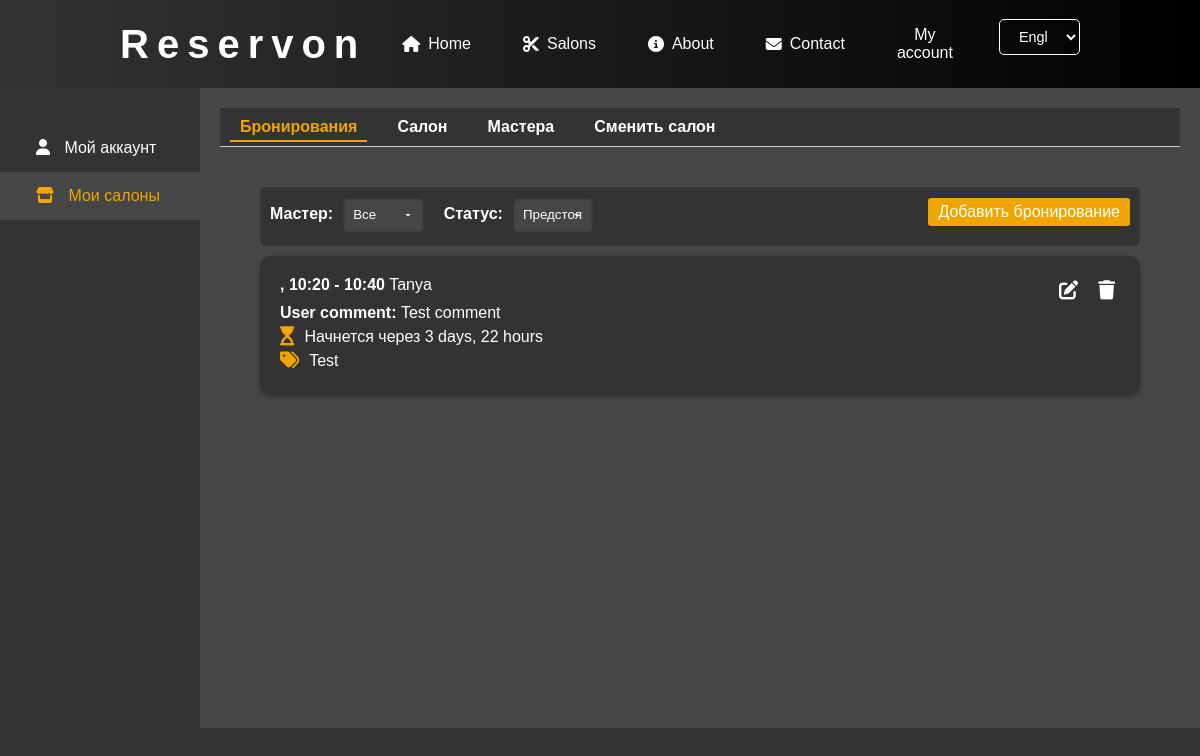
Screenshot of /user-account/bookings/ (signed in) with the database file from the repository.
### salons/models.py (models this page shows, shortened)
class Appointment(models.Model):
    salon = models.ForeignKey(Salon, on_delete=models.CASCADE)
    user = models.ForeignKey(User, on_delete=models.CASCADE, null=True, blank=True)
    start_datetime = models.DateTimeField()
    end_datetime = models.DateTimeField(null=True, blank=True)
    created_at = models.DateTimeField(auto_now_add=True)
    user_comment = models.TextField('Комментарий клиента', null=True, blank=True)
    barbers = models.ManyToManyField(
        Barber,
        through='AppointmentBarberService',
        related_name='appointments'
    )

class AppointmentBarberService(models.Model):
    appointment = models.ForeignKey(Appointment, on_delete=models.CASCADE, related_name='barber_services')
    barber = models.ForeignKey(Barber, on_delete=models.SET_NULL, null=True, blank=True, related_name='appointmentbarberservice')
    services = models.ManyToManyField(Service)
    start_datetime = models.DateTimeField()
    end_datetime = models.DateTimeField()

class Barber(models.Model):
    salon = models.ForeignKey(Salon, on_delete=models.CASCADE, related_name='barbers')
    user = models.OneToOneField(User, on_delete=models.SET_NULL, null=True, blank=True)
    name = models.CharField(max_length=100)
    avatar = models.ImageField(upload_to='salons/barbers', blank=True, null=True)
    description = models.TextField(blank=True, null=True)
    categories = models.ManyToManyField(ServiceCategory, related_name='barbers')  # Add this line
    def __str__(self):
        return self.name

class Service(models.Model):
    STATUS_CHOICES = [
        ('active', 'Active'),
        ('suspend', 'Suspend'),
    ]
    name = models.CharField(max_length=100)
    image = models.ImageField(upload_to='salons/services', blank=True, null=True)
    price = models.DecimalField(max_digits=8, decimal_places=2)
    duration = models.DurationField()
    salon = models.ForeignKey(Salon, on_delete=models.CASCADE, related_name='services')
    category = models.ForeignKey(ServiceCategory, on_delete=models.SET_NULL, null=True, blank=True, related_name='services')
    status = models.CharField(
        max_length=10,
        choices=STATUS_CHOICES,
        default='active',
        verbose_name="Status"
    )
    def __str__(self):
        return self.name

class ServiceCategory(models.Model):
    name = models.CharField(max_length=100, unique=True)  # Название категории
    default_duration = models.IntegerField('Default duration (minutes)', default=15)

### user_account/views.py (the view)
# urls.py: path('bookings/', views.manage_bookings, name='manage_bookings'),
@login_required
def manage_bookings(request):
    user = request.user
    salons = user.administered_salons.all()
    if not salons.exists():
        return render(request, 'user_account/no_salons.html')
    salon_id = request.GET.get('salon_id')
    if salon_id:
        selected_salon = get_object_or_404(Salon, id=salon_id, admins=user)
    else:
        selected_salon = salons.first()
    appointments = Appointment.objects.filter(salon=selected_salon)
    barber_id = request.GET.get('barber')
    status = request.GET.get('status', 'upcoming')  # По умолчанию 'upcoming'
    if barber_id:
        appointments = appointments.filter(barber_services__barber_id=barber_id)
    if status == 'past':
        appointments = appointments.filter(end_datetime__lt=timezone.now())
    elif status == 'upcoming':
        appointments = appointments.filter(start_datetime__gte=timezone.now())
    appointments = appointments.distinct()
    appointments = appointments.order_by('start_datetime')
    paginator = Paginator(appointments, 10)
    page_number = request.GET.get('page')
    page_obj = paginator.get_page(page_number)
    barbers = Barber.objects.filter(salon=selected_salon)
    booking_form = AdminBookingForm(salon=selected_salon)
    context = {
        'appointments': page_obj,
        'barbers': barbers,
        'selected_salon': selected_salon,
        'salons': salons,
        'active_menu': 'bookings',
        'active_sidebar': 'salons',
        'now': timezone.now(),
        'booking_form': booking_form,
    }
    return render(request, 'user_account/manage_bookings.html', context)

### salons/models.py (called while the page is built)
    def __str__(self):
        return self.name

### user_account/templatetags/custom_filters.py (called while the page is built)
@register.filter
def format_date_localized(value):
    if value is None:
        return ''
    tz = timezone.get_current_timezone()
    value = timezone.localtime(value, tz)
    current_language = get_language() or 'en'
    locale_code = LANGUAGE_LOCALE_MAP.get(current_language, 'en')
    return format_datetime(value, "d MMMM", locale=locale_code)

### user_account/templates/user_account/manage_bookings.html (shortened to what this page needs)
{% extends "user_account/account_base.html" %}
{% load custom_filters %}
{% load static %}
{% block page_content %}
<div class="bookings-container">
    <form method="get" class="filter-form">
        <div class="filter-fields">
            <label for="barber">Мастер:</label>
            <select name="barber" id="barber"  onchange="this.form.submit()">
                <option value="">Все</option>
            </select>
            <label for="status">Статус:</label>
            <select name="status" id="status"  onchange="this.form.submit()">
                <option value="upcoming" {% if request.GET.status == 'upcoming' or request.GET.status == None %}selected{% endif %}>Предстоящие</option>
            </select>
        </div>
          <button type="button" class="btn btn-primary" data-toggle="modal" data-target="#addBookingModal">
            Добавить бронирование
          </button>
        </form>
                        {% include "user_account/add_booking.html" with form=booking_form selected_salon=selected_salon %}
    {% for appointment in appointments %}
        {% if appointment.id %}
    <div class="booking-card"  onclick="window.location.href=`{% url 'user_account:edit_booking' appointment.id %}`">
        <div class="booking-info">
           <span class="booking-time">{{ appointment.start_datetime|format_date_localized }}, {{ appointment.start_datetime|time:"H:i" }} - {{ appointment.end_datetime|time:"H:i" }}</span>
           {% for barber_service in appointment.barber_services.all %}
                   {{ barber_service.barber.name }}{% if not forloop.last %}, {% endif %}
               {% endfor %}
           <p><strong>User comment:</strong> &nbsp;{{ appointment.user_comment }}</p>
            {% with time_diff=appointment.start_datetime|timeuntil:now %}
            {% if appointment.start_datetime > now %}
                <p>
                    <i class="fas fa-hourglass-start"></i>
                    <span class="booking-countdown">Начнется через {{ time_diff }}</span>
                </p>
            {% else %}
                <p>
                    <i class="fas fa-hourglass-end"></i>
                    <span class="booking-countdown">Уже началось</span>
                </p>
            {% endif %}
        {% endwith %}
        {% if appointment.barber_services.exists %}
        {% for barber_service in appointment.barber_services.all %}
            {% if barber_service.services.exists %}
                {% for service in barber_service.services.all %}
                    {% if service.category %}
                        <p>
                            <i class="fas fa-tags"></i>
                            <span class="booking-categories">{{ service.category.name }}</span>
                        </p>
                    {% endif %}
                {% endfor %}
            {% endif %}
        {% endfor %}
    {% endif %}
        </div>
        <div class="booking-actions">
            <a href="{% url 'user_account:edit_booking' appointment.id %}" class="action-button" title="Редактировать"><i class="fas fa-edit"></i></a>
            <a href="{% url 'user_account:delete_booking' appointment.id %}" class="action-button" title="Удалить"><i class="fas fa-trash"></i></a>
        </div>
    </div>
    {% else %}
        <p>Ошибка: бронирование без идентификатора.</p>
    {% endif %}
        {% empty %}
        <p>Бронирований пока нет</p>
    {% endfor %}
</div>
{% endblock %}

### main/static/main/css/main.css (style rules this page uses)
body { background-color: #000; color: #fff; font-family: 'Helvetica Neue', Helvetica, Arial, sans-serif; margin: 0; padding: 0; }
* { box-sizing: border-box; }

### user_account/static/user_account/css/manage_bookings.css (style rules this page uses)
.filter-form { display: flex; justify-content: space-between; align-items: center; flex-wrap: wrap; background-color: rgb(51, 51, 51); padding: 10px; border-radius: 5px; margin-bottom: 10px; }
.filter-fields { display: flex; align-items: center; }
.filter-fields select { margin-bottom: 4px; }
.bookings-container { padding: 20px; }
.filter-form label { color: white; margin-right: 10px; font-weight: bold; }
.filter-form select { margin-right: 20px; padding: 5px; }
.filter-form select { appearance: none; -moz-appearance: none; -webkit-appearance: none; background-color: rgb(70, 70, 70); color: white; border: none; padding: 10px; border-radius: 5px; margin-right: 20px; background-repeat: no-repeat; background-position: right 10px center; background-size: 12px; }
.filter-form button { padding: 5px 10px; background-color: rgb(240, 165, 0); color: white; border: none; cursor: pointer; border-radius: 3px; }
.booking-card { background-color: rgb(51, 51, 51); color: white; padding: 20px; border-radius: 10px; margin-bottom: 20px; width: 100%; box-sizing: border-box; position: relative; box-shadow: 0 2px 5px rgba(0, 0, 0, 0.3); }
.booking-time { font-size: 1.2em; font-weight: bold; color: rgb(240, 165, 0); }
.booking-info p { display: flex; align-items: center; margin: 5px 0; }
.booking-info i { color: rgb(240, 165, 0); margin-right: 10px; font-size: 1.2em; }
.booking-info span { font-size: 1em; color: white; }
.booking-actions { position: absolute; top: 20px; right: 20px; }
.booking-actions { position: absolute; top: 20px; right: 20px; display: flex; }
.action-button { color: white; margin-left: 10px; font-size: 1em; padding: 5px; }
.action-button i { font-size: 1.2em; }

### user_account/static/user_account/css/edit_booking.css (style rules this page uses)
:root { --primary-color: #009bff; --primary-hover: #006bb3; --secondary-color: #f0a500; --secondary-hover: #dc9100; --danger-color: #c80000; --danger-hover: #aa0000; --background-color: #333333; --background-hover: #3c3c3c; --card-background: #333333; --card-hover-background: #3c3c3c; --text-color: #ffffff; --text-muted: #cccccc; --border-color: #c8c8c8; --shadow-color: rgba(0, 0, 0, 0.3); --shadow-hover-color: rgba(0, 0, 0, 0.5); --input-background: #464646; --input-border: #c8c8c8; }
.booking-time { font-size: 1.2em; font-weight: bold; color: var(--text-color); }

### user_account/static/user_account/css/unified.css (style rules this page uses)
body { background-color: #333; color: #fff; font-family: 'Arial', sans-serif; margin: 0; padding: 0; }
a { color: rgb(240,165,0); text-decoration: none; }
button, .btn, input[type="submit"] { background-color: rgb(240,165,0); border: none; border-radius: 4px; color: #fff; padding: 8px 12px; cursor: pointer; font-size: 1rem; transition: background-color 0.3s; margin-bottom: 10px; }
input[type="text"], input[type="file"], textarea, select { background-color: #444; color: #fff; border: 1px solid #555; border-radius: 4px; padding: 10px; width: 100%; margin-bottom: 15px; transition: border-color 0.3s, box-shadow 0.3s; box-shadow: inset 0 1px 3px rgba(0,0,0,0.5); }
label { font-weight: bold; margin-bottom: 5px; display: block; }

### rows the page displays
Appointment: start_datetime "10:20", end_datetime "10:40", user_comment "Test comment", appointment "3 days, 22 hours"
AppointmentBarberService: barber.name "Tanya"
Service: category.name "Test"

### other values shown
form field language "English"
